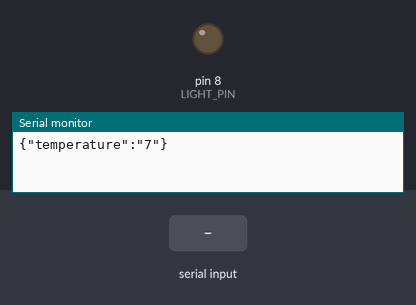
This sketch was run on a simulated Arduino Uno, built with avr-gcc and run on an emulated ATmega328P. Parts: output pins drawn as LEDs (lit = HIGH), the last lines printed to the serial monitor. The inputs (shaded band) are chosen by the test bench. Random numbers use the default seed unless the sketch sets one.

Above: at 1.2 s.
1.3 s: "1" received over Serial
At 1.6 s:
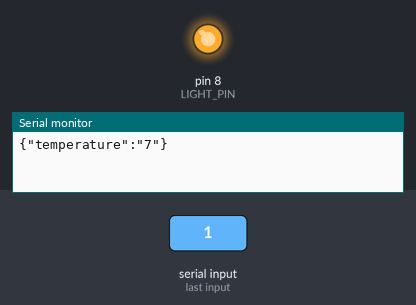
2.8 s: "0" received over Serial
At 4.0 s:
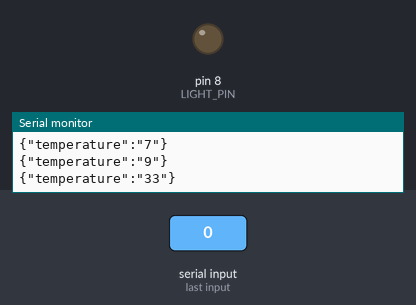
Timing chart, 0 to 5.8 s (numbered marks = the images above; inputs shaded):
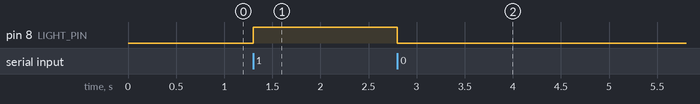

Measured:
- after the input at 1.3 s, pin 8 (LIGHT_PIN): LOW → HIGH at once
- after the input at 2.8 s, pin 8 (LIGHT_PIN): HIGH → LOW at once

The sketch:

smartlight.ino
```cpp
#define LIGHT_PIN 8
unsigned long timingTemperature;

void setup() {
  Serial.begin(9600);
  pinMode(LIGHT_PIN, OUTPUT);
}

void loop() {
  if (Serial.available()) {
    if (Serial.read() == 49)
      digitalWrite(LIGHT_PIN, HIGH);
    else
      digitalWrite(LIGHT_PIN, LOW);
  }

  if ( (millis() - timingTemperature) > 1000) {
    timingTemperature = millis();
    Serial.print("{\"temperature\":\"");
    Serial.print(random(0, 40));
    Serial.println("\"}");
  }

}
```
